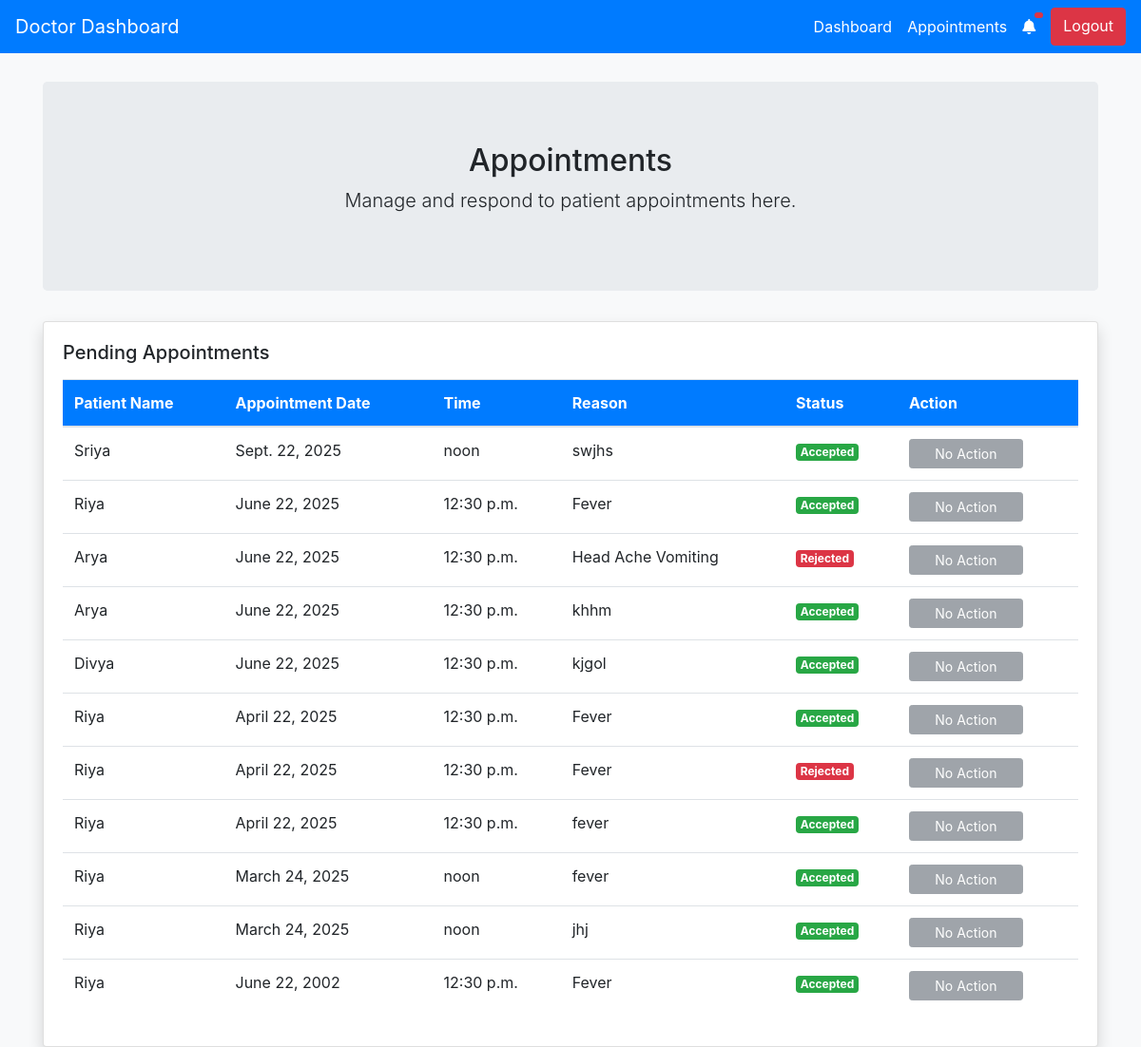
Page /doctor/appointments/ on the earlier database version.
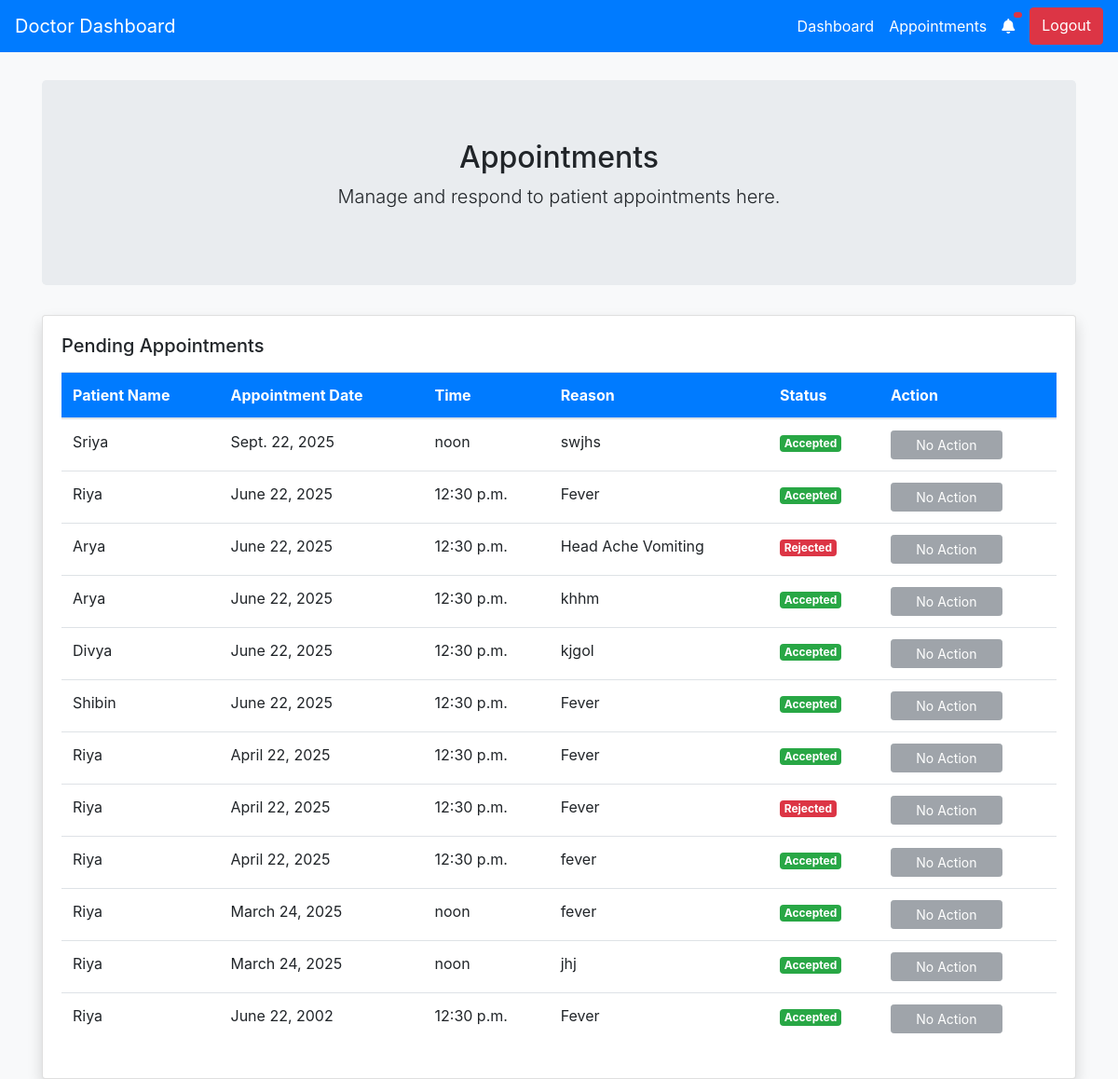
Same page on the later database version.
### DoctorApp/models.py (models this page shows, shortened)
class Appointment(models.Model):
    STATUS_CHOICES = [
        ('Pending', 'Pending'),
        ('Accepted', 'Accepted'),
        ('Rejected', 'Rejected'),
    ]
    patient = models.CharField(max_length=100)
    date = models.DateField()
    time = models.TimeField()
    reason = models.TextField()
    status = models.CharField(max_length=10, choices=STATUS_CHOICES, default='Pending')

### DoctorApp/views.py (the view)
# urls.py: path('appointments/', views.view_appointments, name='view_appointments'),
def view_appointments(request):
    appointments = Appointment.objects.all().order_by('-date')
    return render(request, 'appointments.html', {'appointments': appointments})

### DoctorApp/templates/appointments.html (shortened to what this page needs)
<!DOCTYPE html>
<html lang="en">
<head>
    <link rel="stylesheet" href="https://stackpath.bootstrapcdn.com/bootstrap/4.5.2/css/bootstrap.min.css">
    <link rel="stylesheet" href="https://cdnjs.cloudflare.com/ajax/libs/font-awesome/5.15.4/css/all.min.css">
</head>
<body>
    <nav class="navbar navbar-expand-lg">
        <a class="navbar-brand" href="#">Doctor Dashboard</a>
        <div class="navbar-nav ml-auto">
            <a class="nav-link" href="{% url 'doctor_dashboard' %}">Dashboard</a>
            <a class="nav-link" href="{% url 'view_appointments' %}">Appointments</a>
            <a href="{% url 'notifications' %}" class="nav-link position-relative">
                <i class="fas fa-bell"></i>
                <span class="badge badge-danger position-absolute" style="top: 5px; right: 0; font-size: 12px;">
                </span>
            </a>
            <a href="{% url 'doctor_logout' %}" class="btn btn-danger ml-2">Logout</a>
        </div>
    </nav>
    <div class="container">
        <div class="jumbotron text-center">
            <h2>Appointments</h2>
            <p class="lead">Manage and respond to patient appointments here.</p>
        </div>
        <div class="card shadow">
            <div class="card-body">
                <h5 class="card-title mb-3">Pending Appointments</h5>
                <table class="table table-hover">
                    <thead>
                        <tr>
                            <th>Patient Name</th>
                            <th>Appointment Date</th>
                            <th>Time</th>
                            <th>Reason</th>
                            <th>Status</th>
                            <th>Action</th>
                        </tr>
                    </thead>
                    <tbody>
                        {% for appointment in appointments %}
                        <tr>
                            <td>{{ appointment.patient }}</td>
                            <td>{{ appointment.date }}</td>
                            <td>{{ appointment.time }}</td>
                            <td>{{ appointment.reason }}</td>
                            <td>
                                {% if appointment.status == 'Pending' %}
                                <span class="badge badge-warning">Pending</span>
                                {% elif appointment.status == 'Accepted' %}
                                <span class="badge badge-success">Accepted</span>
                                {% else %}
                                <span class="badge badge-danger">Rejected</span>
                                {% endif %}
                            </td>
                            <td>
                                {% if appointment.status == 'Pending' %}
                                <a href="{% url 'accept_appointment' appointment.id %}" class="btn btn-success btn-sm action-btn">Accept</a>
                                <a href="{% url 'reject_appointment' appointment.id %}" class="btn btn-danger btn-sm action-btn">Reject</a>
                                {% else %}
                                <button class="btn btn-secondary btn-sm action-btn" disabled>No Action</button>
                                {% endif %}
                            </td>
                        </tr>
                        {% empty %}
                        <tr>
                            <td colspan="6" class="text-center">No pending appointments found.</td>
                        </tr>
                        {% endfor %}
                    </tbody>
                </table>
            </div>
        </div>
    </div>
</body>
</html>

Differences in the rows shown:
added Appointment: patient "Shibin", date "June 22, 2025", time "12:30 p.m.", reason "Fever", status "Accepted"
